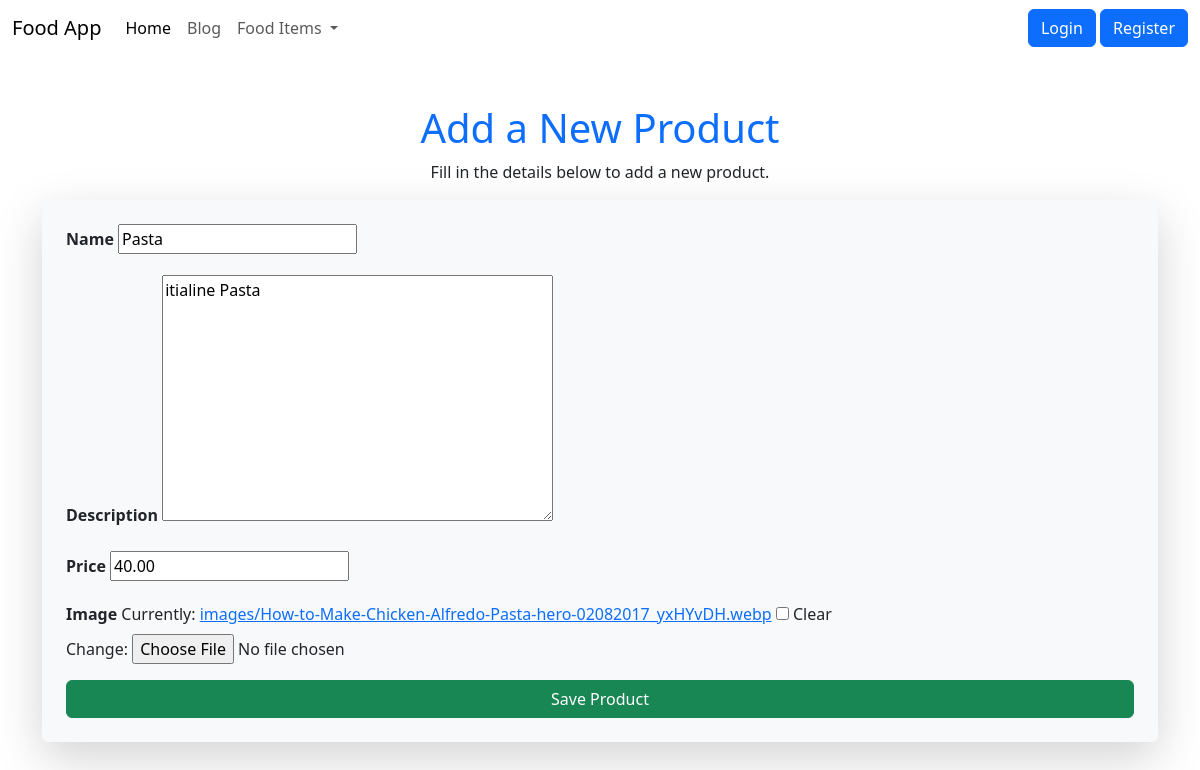
Screenshot of /update/11/ with the database file from the repository.
### FoodApp/models.py (models this page shows, shortened)
class Item(models.Model):
    user_name = models.ForeignKey(User, on_delete=models.CASCADE, default=1)
    name = models.CharField(max_length=100)
    description = models.TextField()
    price = models.DecimalField(max_digits=10, decimal_places=2)
    image = models.ImageField(upload_to='images/', null=True, blank=True)  # Correct field name here

### FoodApp/views.py (the view)
# urls.py: path('update/<int:id>/', views.update_product, name='update_product'),
def update_product(request,id):
    item = get_object_or_404(Item, id=id)
    form = ItemForm(request.POST or None, instance=item)
    if form.is_valid():
        form.save()
        return redirect('home')
    return render(request, 'add.html', {'form': form})

### FoodApp/forms.py
class ItemForm(forms.ModelForm):
    class Meta:
        model = Item
        fields = ['name', 'description', 'price', 'image']  # Removed 'image_url'

### templates/add.html (shortened to what this page needs)
<!DOCTYPE html>
<html lang="en">
<head>
    <link rel="stylesheet" href="https://cdn.jsdelivr.net/npm/bootstrap@5.3.0/dist/css/bootstrap.min.css">
</head>
<body>
    {% include 'navbar.html' %}
    <div class="container mt-5">
        <h1 class="text-center text-primary">Add a New Product</h1>
        <p class="text-center">Fill in the details below to add a new product.</p>
        <form method="post" enctype="multipart/form-data" class="p-4 shadow-lg rounded bg-light">
            {% for field in form %}
                <div class="mb-3">
                    <label class="form-label fw-bold">{{ field.label }}</label>
                    {{ field }}
                </div>
            {% endfor %}
            <div class="text-center">
                <button type="submit" class="btn btn-success w-100">Save Product</button>
            </div>
        </form>
    </div>
</body>
</html>

### rows the page displays
Item: form "Pasta" "itialine Pasta" "40.00"

### other values shown
{{ field.label }} "Name" "Description" "Price" "Image"
